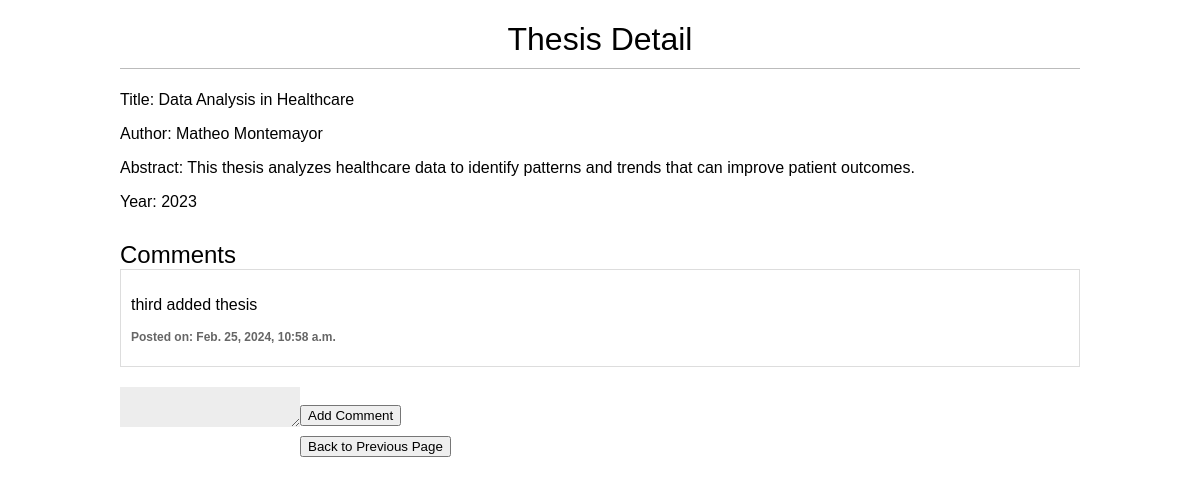
The app's page /thesis/3/ with its own data.
### thesis/models.py (models this page shows, shortened)
class Thesis(models.Model):
    title = models.CharField(max_length=200)
    author = models.CharField(max_length=100)
    abstract = models.TextField()
    year = models.IntegerField()

class Comment(models.Model):
    thesis = models.ForeignKey(Thesis, related_name='comments', on_delete=models.CASCADE)
    text = models.TextField()
    created_at = models.DateTimeField(auto_now_add=True)

### thesis/views.py (the view)
# urls.py: path('<int:thesis_id>/', views.thesis_detail, name='thesis_detail'),
def thesis_detail(request, thesis_id):
    thesis = get_object_or_404(Thesis, pk=thesis_id)
    return render(request, 'thesis/thesis_detail.html', {'thesis': thesis})

### thesis/templates/thesis/thesis_detail.html (shortened to what this page needs)
<!DOCTYPE html>
<html lang="en">
<head>
    {% load static %}
    <link rel="stylesheet" type="text/css" href="{% static 'css/style.css' %}">
</head>
<body>
    <h1>Thesis Detail</h1>
    <p>Title: {{ thesis.title }}</p>
    <p>Author: {{ thesis.author }}</p>
    <p>Abstract: {{ thesis.abstract }}</p>
    <p>Year: {{ thesis.year }}</p>
    <h2>Comments</h2>
    {% for comment in thesis.comments.all %}
        <div class="comment">
            <p>{{ comment.text }}</p>
            <p class="info">Posted on: {{ comment.created_at }}</p>
        </div>
    {% empty %}
        <p>No comments yet.</p>
    {% endfor %}
    <form method="post" action="{% url 'add_comment_to_thesis' thesis.pk %}">
        <textarea name="comment_text"></textarea><br>
        <button type="submit">Add Comment</button>
    </form>
    <div id="back-btn">
        <button onclick="goBack()" class="btn">Back to Previous Page</button>
    </div>
</body>
</html>

### thesis/static/css/style.css (style rules this page uses)
body { margin: 0 10%; padding: 0; font-family: helvetica, sans-serif; }
h1 { font-weight: normal; border-bottom: 1px solid #bbb; padding: 0 0 10px 0; text-align: center; }
h2 { font-weight: normal; margin: 30px 0 0; }
#back-btn { padding: 10px }
input, textarea { clear: both; float: left; margin: 0 0 10px; background: #ededed; border: 0; padding: 6px 10px; font-size: 12px; }
.comment { padding: 10px; border: 1px solid #ddd; margin-bottom: 20px; }
.comment .info { font-weight: bold; font-size: 12px; color: #666; }

### records on screen
Thesis: title "Data Analysis in Healthcare", author "Matheo Montemayor", abstract "This thesis analyzes healthcare data to identify patterns and trends that can improve patient outcomes.", year "2023"
Comment: text "third added thesis", created_at "Feb. 25, 2024, 10:58 a.m."
